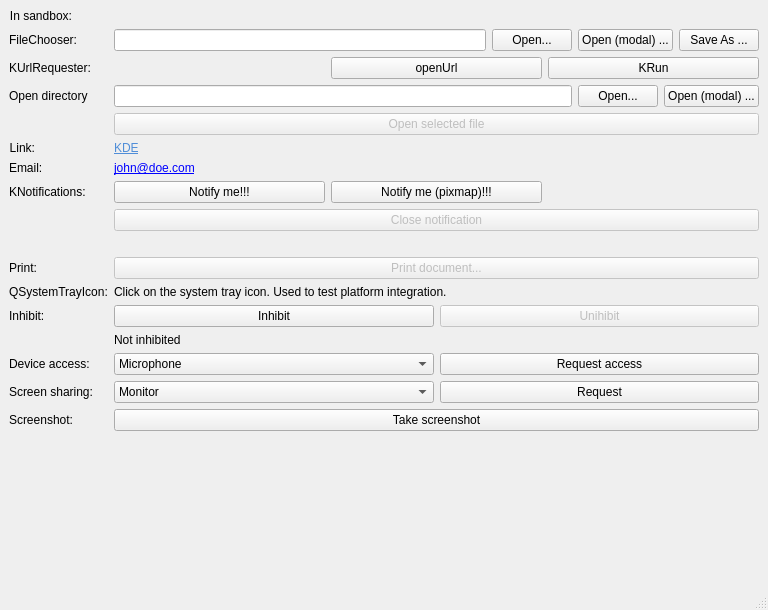
<?xml version="1.0" encoding="UTF-8"?>
<ui version="4.0">
 <class>PortalTest</class>
 <widget class="QMainWindow" name="PortalTest">
  <property name="geometry">
   <rect>
    <x>0</x>
    <y>0</y>
    <width>768</width>
    <height>610</height>
   </rect>
  </property>
  <property name="windowTitle">
   <string>KDE Portal test</string>
  </property>
  <widget class="QWidget" name="centralwidget">
   <layout class="QFormLayout" name="formLayout">
    <item row="0" column="0">
     <widget class="QLabel" name="label">
      <property name="text">
       <string>In sandbox:</string>
      </property>
      <property name="alignment">
       <set>Qt::AlignRight|Qt::AlignTrailing|Qt::AlignVCenter</set>
      </property>
     </widget>
    </item>
    <item row="0" column="1">
     <widget class="QLabel" name="sandboxLabel">
      <property name="text">
       <string/>
      </property>
     </widget>
    </item>
    <item row="1" column="0">
     <widget class="QLabel" name="label_2">
      <property name="layoutDirection">
       <enum>Qt::LeftToRight</enum>
      </property>
      <property name="text">
       <string>FileChooser:</string>
      </property>
      <property name="alignment">
       <set>Qt::AlignRight|Qt::AlignTrailing|Qt::AlignVCenter</set>
      </property>
     </widget>
    </item>
    <item row="1" column="1">
     <layout class="QHBoxLayout" name="horizontalLayout">
      <item>
       <widget class="QLineEdit" name="selectedFiles">
        <property name="readOnly">
         <bool>true</bool>
        </property>
       </widget>
      </item>
      <item>
       <widget class="QPushButton" name="openFile">
        <property name="text">
         <string>Open...</string>
        </property>
       </widget>
      </item>
      <item>
       <widget class="QPushButton" name="openFileModal">
        <property name="text">
         <string>Open (modal) ...</string>
        </property>
       </widget>
      </item>
      <item>
       <widget class="QPushButton" name="saveFile">
        <property name="text">
         <string>Save As ...</string>
        </property>
       </widget>
      </item>
     </layout>
    </item>
    <item row="2" column="0">
     <widget class="QLabel" name="label_5">
      <property name="text">
       <string>KUrlRequester:</string>
      </property>
     </widget>
    </item>
    <item row="2" column="1">
     <layout class="QHBoxLayout" name="horizontalLayout_7">
      <item>
       <widget class="KUrlRequester" name="kurlrequester">
        <property name="url">
         <url>
          <string>https://kde.org</string>
         </url>
        </property>
       </widget>
      </item>
      <item>
       <widget class="QPushButton" name="openurl">
        <property name="text">
         <string>openUrl</string>
        </property>
       </widget>
      </item>
      <item>
       <widget class="QPushButton" name="krun">
        <property name="text">
         <string>KRun</string>
        </property>
       </widget>
      </item>
     </layout>
    </item>
    <item row="3" column="0">
     <widget class="QLabel" name="label_15">
      <property name="text">
       <string>Open directory</string>
      </property>
     </widget>
    </item>
    <item row="3" column="1">
     <layout class="QHBoxLayout" name="horizontalLayout_6">
      <item>
       <widget class="QLineEdit" name="selectedDir">
        <property name="readOnly">
         <bool>true</bool>
        </property>
       </widget>
      </item>
      <item>
       <widget class="QPushButton" name="openDir">
        <property name="text">
         <string>Open...</string>
        </property>
       </widget>
      </item>
      <item>
       <widget class="QPushButton" name="openDirModal">
        <property name="text">
         <string>Open (modal) ...</string>
        </property>
       </widget>
      </item>
     </layout>
    </item>
    <item row="4" column="1">
     <widget class="QPushButton" name="openFileButton">
      <property name="enabled">
       <bool>false</bool>
      </property>
      <property name="text">
       <string>Open selected file</string>
      </property>
     </widget>
    </item>
    <item row="5" column="0">
     <widget class="QLabel" name="label_3">
      <property name="text">
       <string>Link:</string>
      </property>
      <property name="alignment">
       <set>Qt::AlignRight|Qt::AlignTrailing|Qt::AlignVCenter</set>
      </property>
     </widget>
    </item>
    <item row="5" column="1">
     <widget class="QLabel" name="label_4">
      <property name="text">
       <string>&lt;html&gt;&lt;head/&gt;&lt;body&gt;&lt;p&gt;&lt;a href=&quot;http://kde.org/&quot;&gt;&lt;span style=&quot; text-decoration: underline; color:#508ed8;&quot;&gt;KDE&lt;/span&gt;&lt;/a&gt;&lt;/p&gt;&lt;/body&gt;&lt;/html&gt;</string>
      </property>
      <property name="textFormat">
       <enum>Qt::RichText</enum>
      </property>
      <property name="openExternalLinks">
       <bool>true</bool>
      </property>
      <property name="textInteractionFlags">
       <set>Qt::TextBrowserInteraction</set>
      </property>
     </widget>
    </item>
    <item row="6" column="0">
     <widget class="QLabel" name="label_10">
      <property name="text">
       <string>Email:</string>
      </property>
     </widget>
    </item>
    <item row="6" column="1">
     <widget class="QLabel" name="label_11">
      <property name="text">
       <string>&lt;a href=&quot;mailto:john@doe.com?subject=Hello&amp;body=Message&quot;&gt;john@doe.com&lt;/a&gt;</string>
      </property>
      <property name="textFormat">
       <enum>Qt::RichText</enum>
      </property>
      <property name="openExternalLinks">
       <bool>true</bool>
      </property>
     </widget>
    </item>
    <item row="7" column="0">
     <widget class="QLabel" name="label_6">
      <property name="text">
       <string>KNotifications:</string>
      </property>
     </widget>
    </item>
    <item row="7" column="1">
     <layout class="QHBoxLayout" name="horizontalLayout_2">
      <item>
       <widget class="QPushButton" name="notifyButton">
        <property name="text">
         <string>Notify me!!!</string>
        </property>
       </widget>
      </item>
      <item>
       <widget class="QPushButton" name="notifyPixmapButton">
        <property name="text">
         <string>Notify me (pixmap)!!!</string>
        </property>
       </widget>
      </item>
      <item>
       <widget class="QLabel" name="notificationResponse">
        <property name="text">
         <string/>
        </property>
       </widget>
      </item>
     </layout>
    </item>
    <item row="8" column="1">
     <widget class="QPushButton" name="notifyCloseButton">
      <property name="enabled">
       <bool>false</bool>
      </property>
      <property name="text">
       <string>Close notification</string>
      </property>
     </widget>
    </item>
    <item row="9" column="1">
     <widget class="QLabel" name="printWarning">
      <property name="text">
       <string/>
      </property>
     </widget>
    </item>
    <item row="10" column="0">
     <widget class="QLabel" name="label_7">
      <property name="text">
       <string>Print:</string>
      </property>
     </widget>
    </item>
    <item row="10" column="1">
     <widget class="QPushButton" name="printButton">
      <property name="enabled">
       <bool>false</bool>
      </property>
      <property name="text">
       <string>Print document...</string>
      </property>
     </widget>
    </item>
    <item row="11" column="0">
     <widget class="QLabel" name="label_8">
      <property name="text">
       <string>QSystemTrayIcon:</string>
      </property>
     </widget>
    </item>
    <item row="11" column="1">
     <widget class="QLabel" name="systrayLabel">
      <property name="text">
       <string>Click on the system tray icon. Used to test platform integration.</string>
      </property>
     </widget>
    </item>
    <item row="12" column="0">
     <widget class="QLabel" name="label_9">
      <property name="text">
       <string>Inhibit:</string>
      </property>
     </widget>
    </item>
    <item row="12" column="1">
     <layout class="QHBoxLayout" name="horizontalLayout_3">
      <item>
       <widget class="QPushButton" name="inhibit">
        <property name="text">
         <string>Inhibit</string>
        </property>
       </widget>
      </item>
      <item>
       <widget class="QPushButton" name="uninhibit">
        <property name="enabled">
         <bool>false</bool>
        </property>
        <property name="text">
         <string>Unihibit</string>
        </property>
       </widget>
      </item>
     </layout>
    </item>
    <item row="13" column="1">
     <widget class="QLabel" name="inhibitLabel">
      <property name="text">
       <string>Not inhibited</string>
      </property>
     </widget>
    </item>
    <item row="14" column="0">
     <widget class="QLabel" name="label_12">
      <property name="text">
       <string>Device access:</string>
      </property>
     </widget>
    </item>
    <item row="14" column="1">
     <layout class="QHBoxLayout" name="horizontalLayout_4">
      <item>
       <widget class="QComboBox" name="deviceCombobox">
        <property name="sizeAdjustPolicy">
         <enum>QComboBox::AdjustToContentsOnFirstShow</enum>
        </property>
        <item>
         <property name="text">
          <string>Microphone</string>
         </property>
        </item>
        <item>
         <property name="text">
          <string>Speakers</string>
         </property>
        </item>
        <item>
         <property name="text">
          <string>Camera</string>
         </property>
        </item>
       </widget>
      </item>
      <item>
       <widget class="QPushButton" name="requestDeviceAccess">
        <property name="text">
         <string>Request access</string>
        </property>
       </widget>
      </item>
     </layout>
    </item>
    <item row="15" column="0">
     <widget class="QLabel" name="label_13">
      <property name="text">
       <string>Screen sharing:</string>
      </property>
     </widget>
    </item>
    <item row="15" column="1">
     <layout class="QHBoxLayout" name="horizontalLayout_5">
      <item>
       <widget class="QComboBox" name="screenShareCombobox">
        <item>
         <property name="text">
          <string>Monitor</string>
         </property>
        </item>
        <item>
         <property name="text">
          <string>Window</string>
         </property>
        </item>
       </widget>
      </item>
      <item>
       <widget class="QPushButton" name="screenShareButton">
        <property name="text">
         <string>Request</string>
        </property>
       </widget>
      </item>
     </layout>
    </item>
    <item row="16" column="0">
     <widget class="QLabel" name="label_14">
      <property name="text">
       <string>Screenshot:</string>
      </property>
     </widget>
    </item>
    <item row="16" column="1">
     <widget class="QPushButton" name="screenshotButton">
      <property name="text">
       <string>Take screenshot</string>
      </property>
     </widget>
    </item>
    <item row="17" column="1">
     <spacer name="verticalSpacer">
      <property name="orientation">
       <enum>Qt::Vertical</enum>
      </property>
      <property name="sizeHint" stdset="0">
       <size>
        <width>25</width>
        <height>13</height>
       </size>
      </property>
     </spacer>
    </item>
   </layout>
   <zorder>label</zorder>
   <zorder>sandboxLabel</zorder>
   <zorder>label_2</zorder>
   <zorder>label_3</zorder>
   <zorder>label_4</zorder>
   <zorder>verticalSpacer</zorder>
   <zorder>kurlrequester</zorder>
   <zorder>label_5</zorder>
   <zorder>label_6</zorder>
   <zorder>notifyCloseButton</zorder>
   <zorder>label_7</zorder>
   <zorder>printButton</zorder>
   <zorder>printWarning</zorder>
   <zorder>label_8</zorder>
   <zorder>systrayLabel</zorder>
   <zorder>label_9</zorder>
   <zorder>inhibitLabel</zorder>
   <zorder>label_10</zorder>
   <zorder>label_11</zorder>
   <zorder>label_12</zorder>
   <zorder>label_13</zorder>
   <zorder>openFileButton</zorder>
   <zorder>label_14</zorder>
   <zorder>screenshotButton</zorder>
   <zorder>label_15</zorder>
   <zorder>krun</zorder>
  </widget>
  <widget class="QStatusBar" name="statusbar"/>
 </widget>
 <customwidgets>
  <customwidget>
   <class>KUrlRequester</class>
   <extends>QWidget</extends>
   <header>kurlrequester.h</header>
  </customwidget>
 </customwidgets>
 <resources/>
 <connections/>
</ui>
